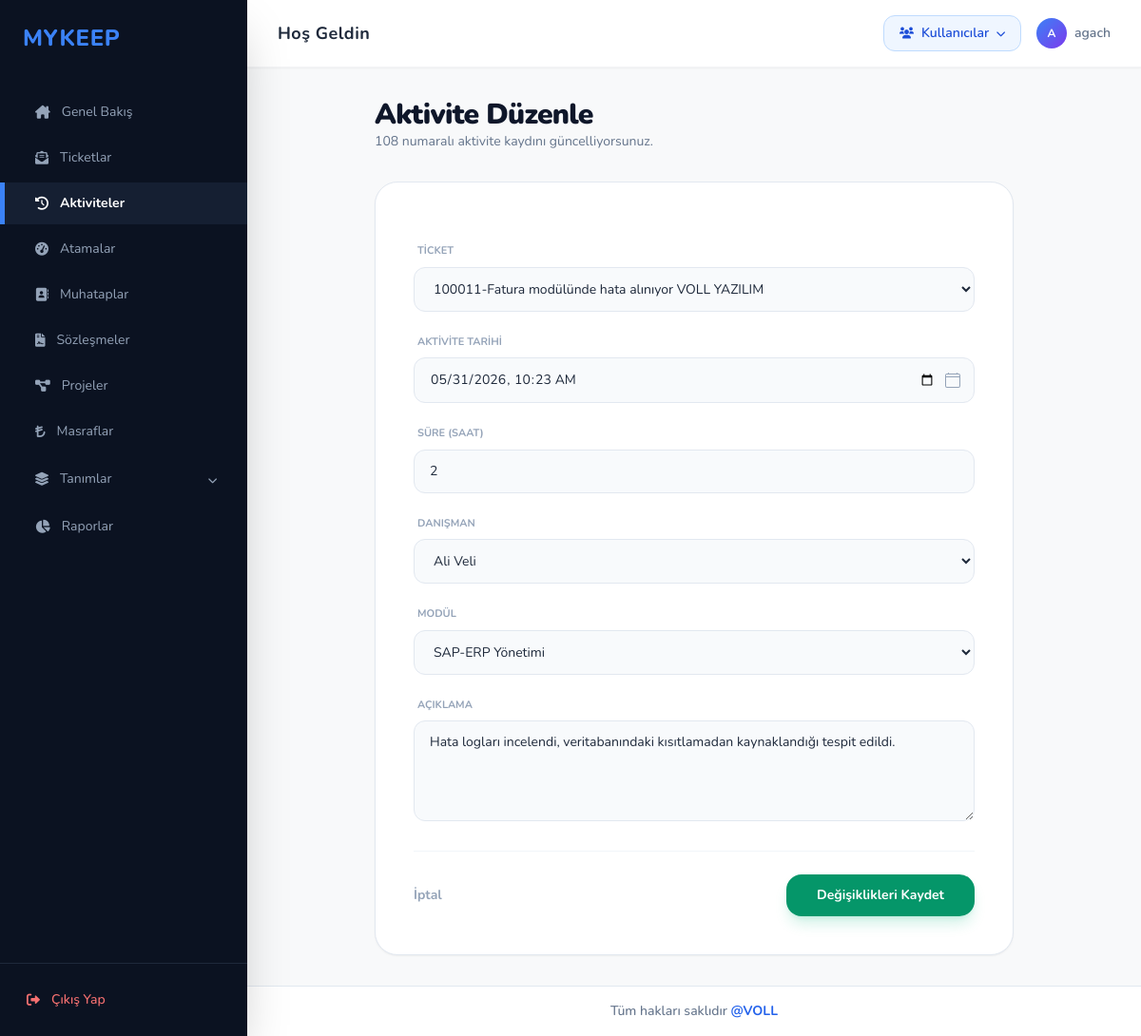
The page /aktiviteler/duzenle/108/ (signed in) on the database its author committed.
### ticket/models.py (models this page shows, shortened)
class aktivite ( models.Model):
    number = models.IntegerField(auto_created= True,primary_key=True,unique=True, blank=True)
    ticketno = models.ForeignKey("ticket",to_field="ticketno", on_delete=models.CASCADE ,null=True)
    date = models.DateTimeField(blank = False, auto_now_add=False, null=False)
    time = models.IntegerField(null=False, blank=True)
    danisman = models.ForeignKey("modul.danisman", to_field="username", on_delete=models.CASCADE, null=True)
    modul = models.ForeignKey("modul.bolum", to_field="kod", on_delete=models.CASCADE, null=True)
    aciklama = models.TextField(null=True, blank=True)

class ticket(models.Model):
    ticketno = models.IntegerField(primary_key=True, unique=True, blank=True)
    konu: models.CharField= models.CharField(max_length=100)
    unvan = models.ForeignKey("muhatap.muhatap", to_field="unvan", on_delete=models.CASCADE, null=True)
    sozlesmeno = models.ForeignKey("sozlesme.sozlesmeler", to_field="sozlesmeno", on_delete=models.CASCADE, null=True)
    departmankod = models.ForeignKey("departman.departman", to_field="kod", on_delete=models.SET_NULL, null=True, blank=True)
    bolumkod = models.ForeignKey("modul.bolum", to_field="kod", on_delete=models.CASCADE, null=True)
    destekturu = models.ForeignKey("destekturu.destektur", to_field="definition", on_delete=models.PROTECT, null=True)
    taleptarih = models.DateTimeField(default=timezone.now)
    termintarih = models.DateTimeField(null=True, blank=True)
    oncelikkod = models.ForeignKey("destekturu.oncelik", to_field="kod", on_delete=models.CASCADE, null=True)
    aciklama = models.TextField(null=True, blank=True)
    durumtanim = models.ForeignKey("statu", to_field="durumtanim", on_delete=models.CASCADE, null=True)
    faturadurum = models.ForeignKey("faturalama", to_field="faturadurum", on_delete=models.CASCADE, null=True)
    danisman = models.ManyToManyField("modul.danisman", blank=True, related_name="ticket_danismanlar")
    efor = models.FloatField(null=True, blank=True)
    onay = models.BooleanField(default=False)
    musteri_ticket_no = models.CharField(max_length=50, null=True, blank=True, verbose_name="Müşteri Ticket No")
    def __str__(self):
        return f" {self.ticketno}-{self.konu} {self.unvan}"

### ticket/views.py (the view, shortened to what this page needs)
# urls.py: path('aktiviteler/duzenle/<int:pk>/', ticket_views.aktivite_duzenle, name='aktivite_duzenle'),
def aktivite_duzenle(request, pk):
    kayit = get_object_or_404(aktivite, pk=pk)
    if request.method == "POST":
        form = AktiviteForm(request.POST, instance=kayit, user=request.user)
        if form.is_valid():
            form.save()
            return redirect("aktivite_listesi")
    else:
        form = AktiviteForm(instance=kayit, user=request.user)
    return render(request, "aktivite_duzenle.html", {"form": form, "kayit": kayit})

### modul/models.py (called while the page is built)
    def __str__(self):
        return f"{self.program}-{self.isim}"

    def __str__(self):
        return f"{self.isim}"

### muhatap/models.py (called while the page is built)
    def __str__(self):
        return f"{self.unvan}   "

### templates/aktivite_duzenle.html (shortened to what this page needs)
{% extends 'base.html' %}
{% block content %}
<div class="max-w-2xl mx-auto">
    <div class="mb-8">
        <h1 class="text-3xl font-black text-slate-900 tracking-tight">Aktivite Düzenle</h1>
        <p class="text-sm text-slate-500">{{ kayit.number }} numaralı aktivite kaydını güncelliyorsunuz.</p>
    </div>
    <div class="bg-white border border-slate-200 rounded-3xl shadow-sm overflow-hidden">
        <form method="post" class="p-10 space-y-6">
            {% for field in form %}
            <div>
                <label class="block text-[11px] font-bold text-slate-400 uppercase mb-2 px-1">{{ field.label }}</label>
                {{ field }}
            </div>
            {% endfor %}
            <div class="flex items-center justify-between pt-6 border-t border-slate-100">
                <a href="{% url 'aktivite_listesi' %}" class="text-sm font-bold text-slate-400 hover:text-slate-600 transition">İptal</a>
                <button type="submit" class="bg-emerald-600 hover:bg-emerald-700 text-white px-8 py-3 rounded-2xl font-bold text-sm transition-all shadow-lg shadow-emerald-500/20">
                    Değişiklikleri Kaydet
                </button>
            </div>
        </form>
    </div>
</div>
{% endblock %}

### templates/base.html (shortened to what this page needs)
<!DOCTYPE html>
<html lang="tr">
<head>
    <script src="https://cdn.tailwindcss.com"></script>
    {% load static %}
    <link rel="stylesheet" href="{% static 'responsive.css' %}?v=2.5">
    <link href="https://cdnjs.cloudflare.com/ajax/libs/font-awesome/6.0.0/css/all.min.css" rel="stylesheet">
    <link href="https://cdn.jsdelivr.net/npm/tom-select@2.2.2/dist/css/tom-select.css" rel="stylesheet">
    <link href="https://cdn.jsdelivr.net/npm/flatpickr/dist/flatpickr.min.css" rel="stylesheet">
</head>
<body class="bg-[#f8f9fa] text-slate-800 overflow-hidden">
    <div class="flex h-screen">
        <aside class="w-[260px] bg-[#0b1221] flex flex-col shadow-2xl z-20">
            <div class="p-6">
                <h1 class="text-2xl font-extrabold tracking-wide text-blue-500 uppercase">MYKEEP</h1>
            </div>
            <nav class="flex-1 space-y-1 overflow-y-auto mt-4">
                <a href="{% url 'index' %}" class="flex items-center space-x-3 py-3 px-8 transition-all duration-200 {% if request.resolver_match.url_name == 'index' %}bg-[#151f32] text-white font-bold border-l-[5px] border-blue-500{% else %}text-slate-400 hover:text-white hover:bg-[#151f32]/50 border-l-[5px] border-transparent{% endif %}">
                    <i class="fa-solid fa-house-chimney text-sm"></i>
                    <span class="text-sm">Genel Bakış</span>
                </a>
                <a href="{% url 'ticket_listesi' %}" class="flex items-center space-x-3 py-3 px-8 transition-all duration-200 {% if request.resolver_match.url_name == 'ticket_listesi' %}bg-[#151f32] text-white font-bold border-l-[5px] border-blue-500{% else %}text-slate-400 hover:text-white hover:bg-[#151f32]/50 border-l-[5px] border-transparent{% endif %}">
                    <i class="fa-solid fa-envelope-open-text text-sm"></i>
                    <span class="text-sm">Ticketlar</span>
                </a>
                <a href="{% url 'aktivite_listesi' %}" class="flex items-center space-x-3 py-3 px-8 transition-all duration-200 {% if 'aktivite' in request.resolver_match.url_name and 'rapor' not in request.resolver_match.url_name %}bg-[#151f32] text-white font-bold border-l-[5px] border-blue-500{% else %}text-slate-400 hover:text-white hover:bg-[#151f32]/50 border-l-[5px] border-transparent{% endif %}">
                    <i class="fa-solid fa-clock-rotate-left text-sm"></i>
                    <span class="text-sm">Aktiviteler</span>
                </a>
                <a href="{% url 'efor_listesi' %}" class="flex items-center space-x-3 py-3 px-8 transition-all duration-200 {% if 'efor' in request.resolver_match.url_name and 'rapor' not in request.resolver_match.url_name %}bg-[#151f32] text-white font-bold border-l-[5px] border-blue-500{% else %}text-slate-400 hover:text-white hover:bg-[#151f32]/50 border-l-[5px] border-transparent{% endif %}">
                    <i class="fa-solid fa-gauge-high text-sm"></i>
                    <span class="text-sm">Atamalar</span>
                </a>
                {% if request.user.is_superuser or request.user.userprofile.role == 'Admin' %}
                <a href="{% url 'muhatap_listesi' %}" class="flex items-center space-x-3 py-3 px-8 transition-all duration-200 {% if request.resolver_match.url_name == 'muhatap_listesi' %}bg-[#151f32] text-white font-bold border-l-[5px] border-blue-500{% else %}text-slate-400 hover:text-white hover:bg-[#151f32]/50 border-l-[5px] border-transparent{% endif %}">
                    <i class="fa-solid fa-address-book text-sm"></i>
                    <span class="text-sm">Muhataplar</span>
                </a>
                {% endif %}
                {% if request.user.is_superuser or request.user.userprofile.role != 'Danisman' %}
                <a href="{% url 'sozlesme_listesi' %}" class="flex items-center space-x-3 py-3 px-8 transition-all duration-200 {% if request.resolver_match.url_name == 'sozlesme_listesi' %}bg-[#151f32] text-white font-bold border-l-[5px] border-blue-500{% else %}text-slate-400 hover:text-white hover:bg-[#151f32]/50 border-l-[5px] border-transparent{% endif %}">
                    <i class="fa-solid fa-file-contract text-sm"></i>
                    <span class="text-sm">Sözleşmeler</span>
                </a>
                {% endif %}
                <a href="{% url 'proje_listesi' %}" class="flex items-center space-x-3 py-3 px-8 transition-all duration-200 {% if request.resolver_match.url_name == 'proje_listesi' %}bg-[#151f32] text-white font-bold border-l-[5px] border-blue-500{% else %}text-slate-400 hover:text-white hover:bg-[#151f32]/50 border-l-[5px] border-transparent{% endif %}">
                    <i class="fa-solid fa-diagram-project text-sm"></i>
                    <span class="text-sm">Projeler</span>
                </a>
                {% if not request.user.userprofile.role == 'Firma' or request.user.is_superuser %}
                <a href="{% url 'masraf_listesi' %}" class="flex items-center space-x-3 py-3 px-8 transition-all duration-200 {% if 'masraf' in request.resolver_match.url_name and 'turu' not in request.resolver_match.url_name %}bg-[#151f32] text-white font-bold border-l-[5px] border-blue-500{% else %}text-slate-400 hover:text-white hover:bg-[#151f32]/50 border-l-[5px] border-transparent{% endif %}">
                    <i class="fa-solid fa-turkish-lira-sign text-sm"></i>
                    <span class="text-sm">Masraflar</span>
                </a>
                {% endif %}
                {% if request.user.is_superuser or request.user.userprofile.role == 'Admin' %}
                <details class="group" >
                    <summary class="flex items-center justify-between py-3 px-8 cursor-pointer transition-all duration-200 text-slate-400 hover:text-white hover:bg-[#151f32]/50 border-l-[5px] border-transparent select-none">
                        <div class="flex items-center space-x-3">
                            <i class="fa-solid fa-layer-group text-sm"></i>
                            <span class="text-sm">Tanımlar</span>
                        </div>
                        <span class="transition group-open:rotate-180">
                            <i class="fa-solid fa-chevron-down text-[10px]"></i>
                        </span>
                    </summary>
                </details>
                {% endif %}
                <a href="{% url 'raporlar_sayfasi' %}" class="flex items-center space-x-3 py-3 px-8 transition-all duration-200 {% if 'rapor' in request.resolver_match.url_name or 'atanmamis' in request.resolver_match.url_name %}bg-[#151f32] text-white font-bold border-l-[5px] border-blue-500{% else %}text-slate-400 hover:text-white hover:bg-[#151f32]/50 border-l-[5px] border-transparent{% endif %}">
                    <i class="fa-solid fa-chart-pie text-sm"></i>
                    <span class="text-sm">Raporlar</span>
                </a>
            </nav>
            <div class="p-4 border-t border-slate-800 mt-auto">
                <a href="{% url 'uyelik:cikis' %}" class="flex items-center space-x-3 p-3 rounded-lg hover:bg-red-500/10 transition text-red-400 hover:text-red-300">
                    <i class="fa-solid fa-right-from-bracket text-sm"></i>
                    <span class="text-sm font-medium">Çıkış Yap</span>
                </a>
            </div>
        </aside>
        <main class="flex-1 flex flex-col overflow-y-auto">
            <header class="bg-white px-8 py-4 flex items-center justify-between sticky top-0 z-10 border-b border-gray-100 shadow-sm">
                <div class="text-slate-800 font-bold text-lg tracking-wide">Hoş Geldin</div>
                <div class="flex items-center space-x-4">
                    {% if request.user.is_superuser or request.user.userprofile.role == 'Admin' %}
                    <div class="relative" id="kullanici-menu-wrapper">
                        <button onclick="document.getElementById('kullanici-dropdown').classList.toggle('hidden')"
                                class="flex items-center space-x-2 bg-blue-50 hover:bg-blue-100 text-blue-700 px-4 py-2 rounded-xl font-semibold text-sm transition-all border border-blue-200 hover:border-blue-300">
                            <i class="fa-solid fa-users text-xs"></i>
                            <span>Kullanıcılar</span>
                            <i class="fa-solid fa-chevron-down text-[10px] ml-1"></i>
                        </button>
                    </div>
                    {% endif %}
                    <div class="flex items-center space-x-2">
                        <div class="w-8 h-8 rounded-full bg-gradient-to-br from-blue-500 to-violet-600 flex items-center justify-center text-white text-xs font-bold">
                            {{ request.user.username|first|upper }}
                        </div>
                        <span class="text-sm font-semibold text-slate-500">{{ request.user.username|default:"admin" }}</span>
                    </div>
                </div>
            </header>
            <div class="p-8">
                {% block content %}
                {% endblock %}
            </div>
            <footer class="mt-auto py-4 text-center border-t border-slate-200 bg-white">
                <p class="text-sm text-slate-500 font-medium">
                    Tüm hakları saklıdır <a href="https://www.volltr.com/" target="_blank" class="text-blue-600 hover:text-blue-800 font-bold transition">@VOLL</a>
                </p>
            </footer>
        </main>
    </div>
</body>
</html>

### static/responsive.css (style rules this page uses)
*, *::before, *::after { box-sizing: border-box; }

### templates/base.html (style rules this page uses)
* { scrollbar-width: thin; scrollbar-color: #cbd5e1 transparent; }
body { font-family: 'Nunito', sans-serif; }
input[type="datetime-local"], input.flatpickr-input { cursor: pointer !important; background-repeat: no-repeat !important; background-position: right 14px center !important; padding-right: 40px !important; }

### rows shown on the page
aktivite: number "108", form "05/31/2026 10:23" "2" "Ali Veli" "SAP-ERP Yönetimi" "Hata logları incelendi, veritabanındaki kısıtlamadan kaynaklandığı tespit edildi."
ticket: form "100011-Fatura modülünde hata alınıyor VOLL YAZILIM"

### other values the page prints
{{ request.user.username|first|upper }} "A"
{{ request.user.username|default:"admin" }} "agach"
{{ field.label }} "TICKET" "AKTIVITE TARIHI" "SÜRE (SAAT)" "DANIŞMAN" "MODÜL" "AÇIKLAMA"
